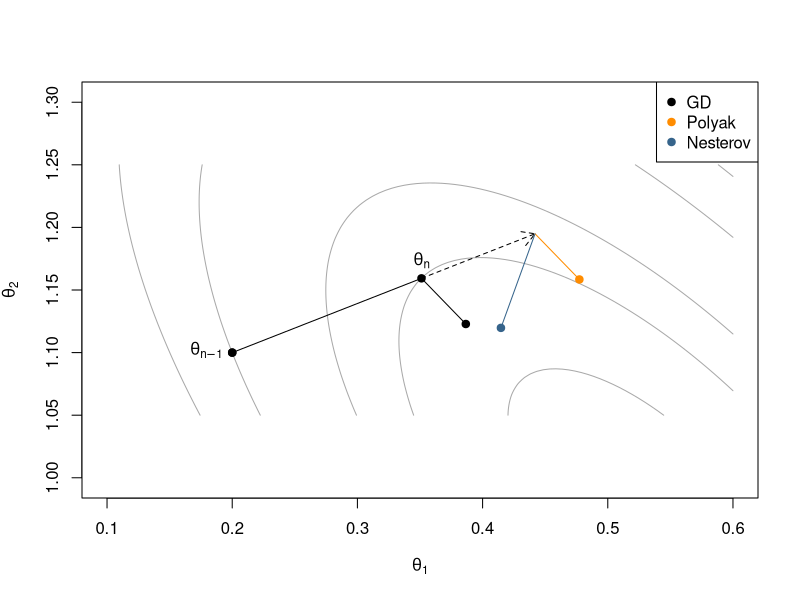

Write the R code that produced this figure. (Note: this script raises an error after producing the figure.)
library(mvtnorm)

draw_canvas_bg <- function(col = "white") {
  rect(par("usr")[1], par("usr")[3], par("usr")[2], par("usr")[4], col = col)
}

set.seed(622)

p <- 2
n <- 1000
Sigma <- matrix(c(1, 0.7, 0.7, 1), 2, 2)
mu <- c(0, 0)
X <- rmvnorm(n, mu, Sigma)
beta <- c(0.5, 1)
y <- X %*% beta + rnorm(n)

plot_trajectory <- function(betas) {
  b1 <- betas[1, ]
  b2 <- betas[2, ]
  lines(b1, b2)
  points(b1, b2, cex = 0.5, pch = 19)
}

b1 <- seq(0.1, 0.6, length.out = 100)
b2 <- seq(1.05, 1.25, length.out = 100)
f_vec <- Vectorize(function(b1, b2) 0.5 * norm(X %*% c(b1, b2) - y, "2")^2)
f2 <- outer(b1, b2, f_vec)

L <- norm(crossprod(X), "2")

beta <- c(.2, 1.1)
n_it <- 4
alpha <- 1 / L

twostep_gd <- function(beta_mom = 0, method = c("polyak", "nesterov")) {
  betas <- matrix(0, nrow = p, ncol = n_it)
  betas[, 1] <- beta
  betas[, 2] <- beta
  rs <- matrix(0, nrow = p, ncol = n_it)
  rho <- double(p)

  method <- match.arg(method)

  for (k in 2:(n_it - 1)) {
    rs[, k] <- betas[, k] + beta_mom * (betas[, k] - betas[, k - 1])

    if (method == "polyak") {
      gradient <- crossprod(X, X %*% betas[, k] - y)
      rho <- beta_mom * rho + (1 - beta_mom) * gradient
      gamma <- alpha / (1 - beta_mom)
      betas[, k + 1] <- betas[, k] - gamma * rho
    } else {
      gradient <- crossprod(X, X %*% rs[, k] - y)
      if (k < 3) {
        step <- alpha
      } else {
        step <- alpha * 0.8
      }
      betas[, k + 1] <- rs[, k] - step * gradient
    }
  }

  list(beta = betas, r = rs)
}

beta_mom <- 0.6

res <- twostep_gd()
rm <- twostep_gd(beta_mom)
rn <- twostep_gd(beta_mom, method = "nesterov")

fn <- "images/momentum-illustration.pdf"
pdf(fn, width = 5.4, height = 3.1, pointsize = 7)
contour(
  b1,
  b2,
  f2,
  asp = 1,
  col = "dark grey",
  levels = c(480, 487.6, 495, 512.2, 526),
  drawlabels = FALSE,
  xlab = expression(theta[1]),
  ylab = expression(theta[2]),
  panel.first = expression(draw_canvas_bg())
)
draw_canvas_bg()
contour(
  b1,
  b2,
  f2,
  asp = 1,
  col = "dark grey",
  levels = c(480, 487.6, 495, 512.2, 526),
  drawlabels = FALSE,
  add = TRUE
)

b <- res$beta

text(b[1, 1], b[2, 1], expression(theta[n - 1]), pos = 2)
text(b[1, 3], b[2, 3], expression(theta[n]), pos = 3)

arrows(
  rm$beta[1, 3],
  rm$beta[2, 3],
  rm$r[1, 3],
  rm$r[2, 3],
  lty = 2,
  length = 0.15
)

points(b[1, ], b[2, ], pch = 19)
lines(b[1, ], b[2, ], pch = 19)

# lines(c(rm$beta[1, 3], rm$r[1, 3]), c(rm$beta[2, 3], rm$r[2, 3]), lty = 3)

# lines(
#   c(rm$beta[1, 3], rm$beta[1, 4]),
#   c(rm$beta[2, 3], rm$beta[2, 4]),
#   lty = 2
# )

lines(
  c(rm$r[1, 3], rm$beta[1, 4]),
  c(rm$r[2, 3], rm$beta[2, 4]),
  col = "dark orange"
)
points(rm$beta[1, 4], rm$beta[2, 4], pch = 19, col = "dark orange")

lines(
  c(rn$r[1, 3], rn$beta[1, 4]),
  c(rn$r[2, 3], rn$beta[2, 4]),
  col = "steelblue4"
)
points(rn$beta[1, 4], rn$beta[2, 4], col = "steelblue4", pch = 19)
legend(
  "topright",
  c("GD", "Polyak", "Nesterov"),
  col = c("black", "dark orange", "steelblue4"),
  pch = 19,
  bg = "white"
)
dev.off()
knitr::plot_crop(fn)

# points(res_momentum$beta[1, ], res_momentum$beta[2, ], col = "steelblue4")
